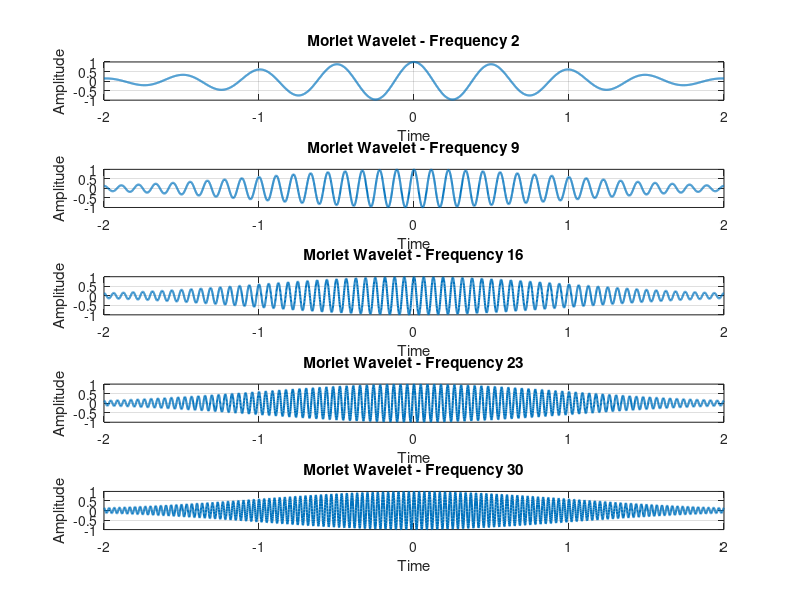

This figure's MATLAB source: (Note: this script raises an error after producing the figure.)
% 1.) To create a family of Morlet wavelets ranging in frequency from 2 Hz to 30 Hz.
fs = 1000; 
t = -2:1/fs:2; 
frequencies = [2, 9, 16, 23, 30]; %Frequencies from 2:30 

% Plotting the morlet wavelet 
figure;
for i = 1:length(frequencies)
    f0 = frequencies(i);  % Current frequency
    
    % Morlet wavelet equation
   % morlet_wavelet(i,:) = (pi^(-1/4)) .* exp(1i * 2 * pi * f0 .* t) .* exp(-t.^2 / 2);
    morlet_wavelet(i,:) = (exp(1i * 2 * pi * f0 .* t) .* exp(-t.^2 / 2));
    % Plot the Morlet wavelet
    subplot(length(frequencies), 1, i);
    plot(t, real(morlet_wavelet(i,:)), 'LineWidth', 1.5);
    xlabel('Time');
    ylabel('Amplitude');
    title(['Morlet Wavelet - Frequency ', num2str(f0)]);
    grid on;
end

%% Convolve each Morlet wavelet with EEG data from all trials from the electrode 

load sampleEEGdata.mat
data = 'sampleEEGdata.mat';

channel = 'fcz';

channel_index = find(strcmpi(channel, {EEG.chanlocs.labels}));

eeg_data_all_trials = squeeze(EEG.data(channel_index, 1:640, :))';


for i = 1:length(frequencies)

   for j = 1:size(eeg_data_all_trials,1)
        eeg_data = eeg_data_all_trials(j,:);

        convol_result{j}(i,:) = real(conv(eeg_data, morlet_wavelet(i,:) , 'same'));
            
    end
    
end

sample_convolve_data = convol_result{66}(5,:);  % 16-Hz data chosen 
Y = fft(sample_convolve_data);
Z = abs (Y);
figure;
plot(Z);% the data has been band pass filtered at ~15-26 Hz with peak pass at 20Hz

%%

